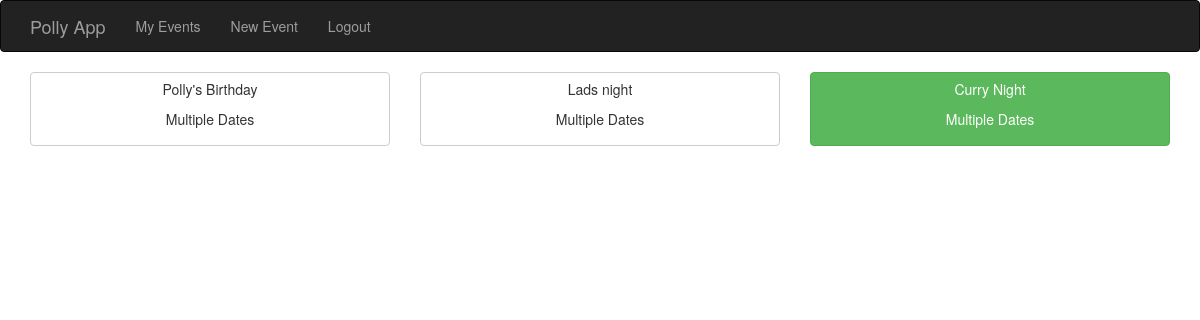
The page /index (signed in) on the database as committed earlier.
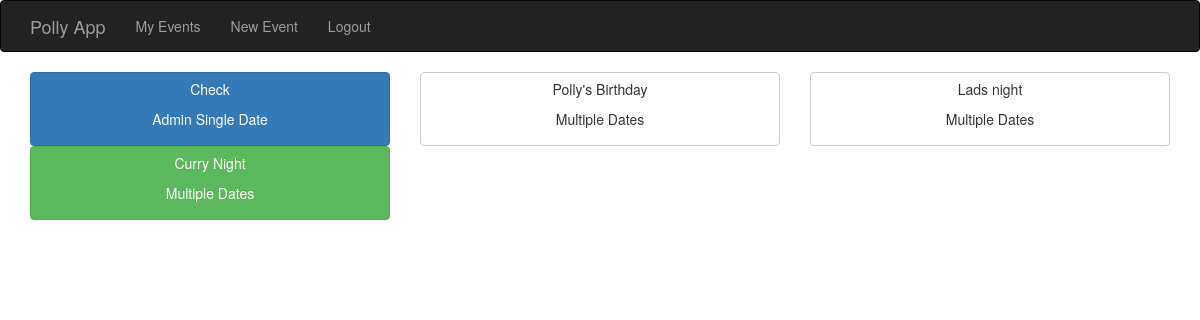
The same page on the database as committed later.
### app/models.py (models this page shows)
class Event(db.Model):
	__tablename__ = "events"
	id = db.Column(db.Integer, primary_key=True)
	name = db.Column(db.String(120), unique=False)
	admin_id = db.Column(db.Integer, db.ForeignKey("users.id"))
	deleted = db.Column(db.Boolean, unique=False, default = False)
	eventdates = db.relationship('EventDate', backref=db.backref('event', lazy='select'))  #RELATIONSHIP DECLARATION
	def __repr__(self):
		return '<Event %r>' % (self.name)

### app/views.py (the view)
@app.route('/')
@app.route('/index')
@login_required
def index():
	invites = EventInvite.query.filter_by(invited_id = current_user.id).all()
	admin_events = Event.query.filter_by(admin_id = current_user.id).all()
	invited_events = []
	for invite in invites:
		if invite.eventdate.event not in invited_events:
			invited_events.append(invite.eventdate.event)
	events_dict = {}
	for admin_event in admin_events:
		if admin_event.deleted == False:
			admin_eventdates = EventDate.query.filter_by(event_id = admin_event.id).all()
			events_dict[admin_event.id] = {"event":admin_event,"eventdates":admin_eventdates, "confirmed":False, "confirmed_date":None, "admin":True , "replied":True, "attending":True}
			for eventdate in admin_eventdates:
				if eventdate.confirmed:
					events_dict[admin_event.id]["confirmed"] = True
					events_dict[admin_event.id]["confirmed_date"] = eventdate.date
	for invited_event in invited_events:
		if invited_event.deleted == False:
			invited_eventdates = EventDate.query.filter_by(event_id = invited_event.id).all()
			events_dict[invited_event.id] = {"event":invited_event,"eventdates":invited_eventdates, "confirmed":False, "confirmed_date":None, "admin":False , "replied":False, "attending":False}
			for eventdate in invited_eventdates:
				eventinvites = EventInvite.query.filter_by(eventdate_id = eventdate.id, invited_id = current_user.id)
				if eventdate.confirmed:
					events_dict[invited_event.id]["confirmed"] = True
					events_dict[invited_event.id]["confirmed_date"] = eventdate.date
				for invite in eventinvites:
					if invite.status == 1:
						events_dict[invited_event.id]["replied"] = True
						if eventdate.confirmed:
							events_dict[invited_event.id]["attending"] = True
					if invite.status == -1:
						events_dict[invited_event.id]["replied"] = True
						if eventdate.confirmed:
							events_dict[invited_event.id]["attending"] = False
	print events_dict
	return render_template("index.html",user = current_user, events_dict = events_dict)

### app/models.py (called while the page is built)
@login_manager.user_loader
def load_user(user_id):
	return User.query.get(int(user_id))

	def __repr__(self):
		return '<EventDate %r>' % (self.date)

### app/templates/index.html (shortened to what this page needs)
{% extends "base.html" %}
{% block content %}
<div class="container">
  <div class="row">
    {%for key in events_dict.keys()%}
	<div class="col-sm-4">
	{%if events_dict[key]["replied"] == False%}
		<a href="{{url_for("event_details", event_id = events_dict[key]["event"].id)}}" class="btn btn-default btn-block ">
		<p> {{events_dict[key]["event"].name}}</p>
		<p>{% if events_dict[key]["admin"]%} Admin  {%endif%}
		{% if events_dict[key]["eventdates"]| length > 1%} Multiple Dates
		{% elif events_dict[key]["eventdates"]| length == 1%} Single Date
		{%endif%} </p>
		</a>
	{%	elif events_dict[key]["replied"] == True and events_dict[key]["confirmed"] == False%}
		<a href="{{url_for("event_details", event_id = events_dict[key]["event"].id)}}" class="btn btn-primary btn-block ">
		<p> {{events_dict[key]["event"].name}}</p>
		<p>{% if events_dict[key]["admin"]%} Admin  {%endif%}
		{% if events_dict[key]["eventdates"]| length > 1%} Multiple Dates
		{% elif events_dict[key]["eventdates"]| length == 1%} Single Date
		{%endif%} </p>
		</a>
	{%	elif events_dict[key]["replied"] == True and events_dict[key]["confirmed"] == True and events_dict[key]["attending"] == True%}
		<a href="{{url_for("event_details", event_id = events_dict[key]["event"].id)}}" class="btn btn-success btn-block ">
		<p> {{events_dict[key]["event"].name}}</p>
		<p>{% if events_dict[key]["admin"]%} Admin  {%endif%}
		{% if events_dict[key]["eventdates"]| length > 1%} Multiple Dates
		{% elif events_dict[key]["eventdates"]| length == 1%} Single Date
		{%endif%} </p>
		</a>
	{%endif%}
	</div>
	{%endfor%}
  </div>
</div>
{% endblock %}

### app/templates/base.html (shortened to what this page needs)
{% extends "bootstrap/base.html" %}
{% block navbar %}
<div class = "navbar navbar-inverse" role = "navigation">
	<div class = "container">
		<div class = "navbar-header">
		<a class = "navbar-brand" href = "{{url_for("index")}}"> Polly App </a>
		</div>
		<div class = "navbar-collapse collapse">
			<ul class = "nav navbar-nav">
				<li><a href = "{{url_for("index")}}"> My Events </a></li>
				<li><a href = "{{url_for("new_event")}}"> New Event </a></li>
				<li><a href = "{{url_for("logout")}}"> Logout </a></li>
			</ul>
		</div>
	</div>
</div>
{% endblock %}

Rows that differ between the two databases and show on the page:
added Event: name "Check"
Other text that changed with them:
new list line: "Admin Single Date"
